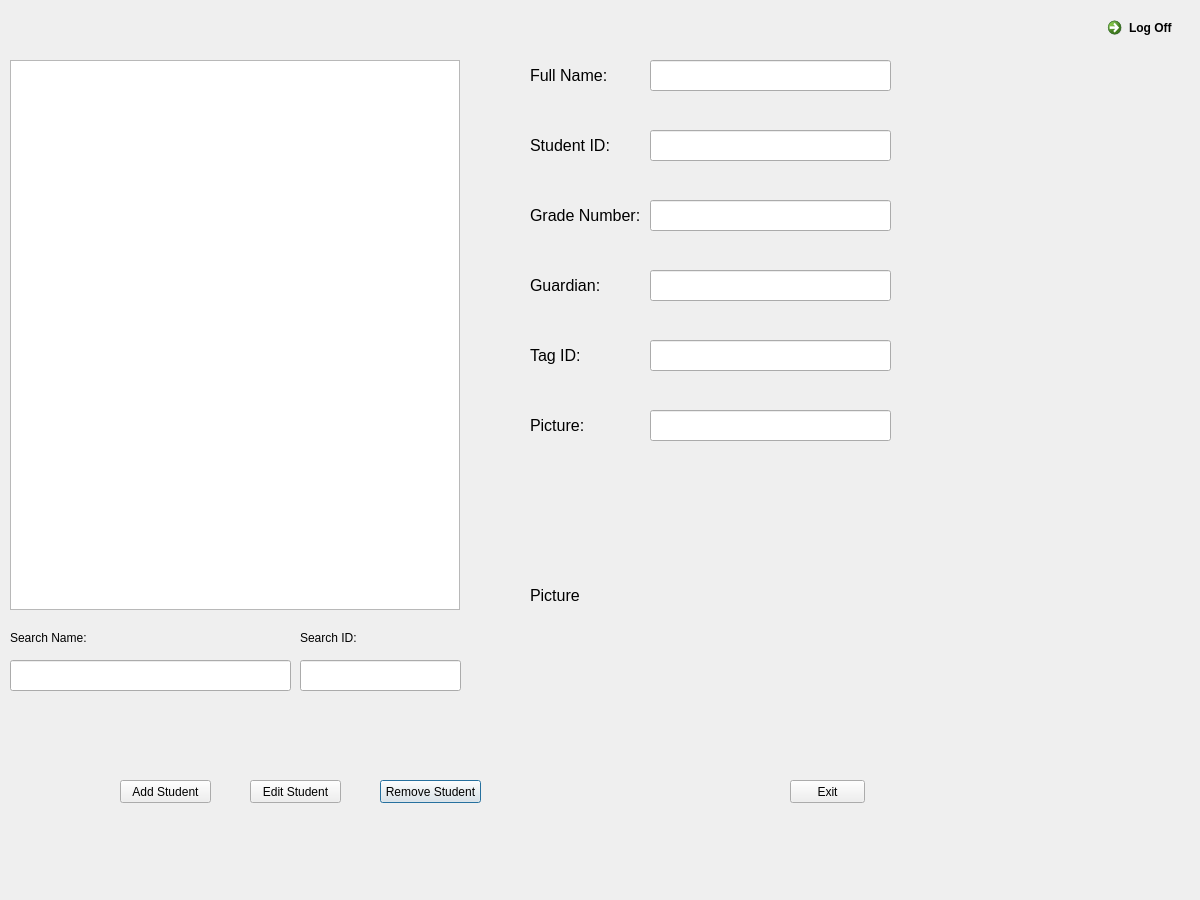
<?xml version="1.0" encoding="UTF-8"?>
<ui version="4.0">
 <class>StudentEdit</class>
 <widget class="QDialog" name="StudentEdit">
  <property name="geometry">
   <rect>
    <x>0</x>
    <y>0</y>
    <width>1200</width>
    <height>900</height>
   </rect>
  </property>
  <property name="maximumSize">
   <size>
    <width>1200</width>
    <height>900</height>
   </size>
  </property>
  <property name="windowTitle">
   <string>Student Edit</string>
  </property>
  <widget class="QLabel" name="StudentLabel_Grade">
   <property name="geometry">
    <rect>
     <x>530</x>
     <y>200</y>
     <width>121</width>
     <height>31</height>
    </rect>
   </property>
   <property name="font">
    <font>
     <pointsize>12</pointsize>
    </font>
   </property>
   <property name="text">
    <string>Grade Number:</string>
   </property>
  </widget>
  <widget class="QLineEdit" name="StudentText_Grade">
   <property name="geometry">
    <rect>
     <x>650</x>
     <y>200</y>
     <width>241</width>
     <height>31</height>
    </rect>
   </property>
   <property name="font">
    <font>
     <pointsize>12</pointsize>
    </font>
   </property>
  </widget>
  <widget class="QLineEdit" name="StudentText_Name">
   <property name="geometry">
    <rect>
     <x>650</x>
     <y>60</y>
     <width>241</width>
     <height>31</height>
    </rect>
   </property>
   <property name="font">
    <font>
     <pointsize>12</pointsize>
    </font>
   </property>
  </widget>
  <widget class="QLabel" name="StudentLabel_ID">
   <property name="geometry">
    <rect>
     <x>530</x>
     <y>130</y>
     <width>81</width>
     <height>31</height>
    </rect>
   </property>
   <property name="font">
    <font>
     <pointsize>12</pointsize>
    </font>
   </property>
   <property name="text">
    <string>Student ID:</string>
   </property>
  </widget>
  <widget class="QLabel" name="StudentLabel_Picture_2">
   <property name="geometry">
    <rect>
     <x>530</x>
     <y>460</y>
     <width>361</width>
     <height>271</height>
    </rect>
   </property>
   <property name="font">
    <font>
     <pointsize>12</pointsize>
    </font>
   </property>
   <property name="text">
    <string>Picture</string>
   </property>
  </widget>
  <widget class="QLabel" name="StudentLabel_SearchID">
   <property name="geometry">
    <rect>
     <x>300</x>
     <y>630</y>
     <width>91</width>
     <height>16</height>
    </rect>
   </property>
   <property name="text">
    <string>Search ID:</string>
   </property>
  </widget>
  <widget class="QLineEdit" name="StudentText_ID">
   <property name="geometry">
    <rect>
     <x>650</x>
     <y>130</y>
     <width>241</width>
     <height>31</height>
    </rect>
   </property>
   <property name="font">
    <font>
     <pointsize>12</pointsize>
    </font>
   </property>
  </widget>
  <widget class="QPushButton" name="StudentButton_Remove">
   <property name="geometry">
    <rect>
     <x>380</x>
     <y>780</y>
     <width>101</width>
     <height>23</height>
    </rect>
   </property>
   <property name="text">
    <string>Remove Student</string>
   </property>
  </widget>
  <widget class="QPushButton" name="StudentButton_Exit">
   <property name="geometry">
    <rect>
     <x>790</x>
     <y>780</y>
     <width>75</width>
     <height>23</height>
    </rect>
   </property>
   <property name="text">
    <string>Exit</string>
   </property>
  </widget>
  <widget class="QLineEdit" name="StudentSearch_ID">
   <property name="geometry">
    <rect>
     <x>300</x>
     <y>660</y>
     <width>161</width>
     <height>31</height>
    </rect>
   </property>
  </widget>
  <widget class="QPushButton" name="StudentButton_Edit">
   <property name="geometry">
    <rect>
     <x>250</x>
     <y>780</y>
     <width>91</width>
     <height>23</height>
    </rect>
   </property>
   <property name="text">
    <string>Edit Student</string>
   </property>
  </widget>
  <widget class="QCommandLinkButton" name="LogOffAdmin">
   <property name="geometry">
    <rect>
     <x>1100</x>
     <y>10</y>
     <width>187</width>
     <height>41</height>
    </rect>
   </property>
   <property name="text">
    <string>Log Off</string>
   </property>
  </widget>
  <widget class="QLineEdit" name="StudentText_RFID">
   <property name="geometry">
    <rect>
     <x>650</x>
     <y>340</y>
     <width>241</width>
     <height>31</height>
    </rect>
   </property>
   <property name="font">
    <font>
     <pointsize>12</pointsize>
    </font>
   </property>
  </widget>
  <widget class="QLineEdit" name="StudentText_GName">
   <property name="geometry">
    <rect>
     <x>650</x>
     <y>270</y>
     <width>241</width>
     <height>31</height>
    </rect>
   </property>
   <property name="font">
    <font>
     <pointsize>12</pointsize>
    </font>
   </property>
  </widget>
  <widget class="QLabel" name="StudentLabel_Name">
   <property name="geometry">
    <rect>
     <x>530</x>
     <y>60</y>
     <width>81</width>
     <height>31</height>
    </rect>
   </property>
   <property name="font">
    <font>
     <pointsize>12</pointsize>
    </font>
   </property>
   <property name="text">
    <string>Full Name:</string>
   </property>
  </widget>
  <widget class="QLabel" name="StudentLabel_Picture">
   <property name="geometry">
    <rect>
     <x>530</x>
     <y>410</y>
     <width>81</width>
     <height>31</height>
    </rect>
   </property>
   <property name="font">
    <font>
     <pointsize>12</pointsize>
    </font>
   </property>
   <property name="text">
    <string>Picture:</string>
   </property>
  </widget>
  <widget class="QLabel" name="StudentLabel_SearchName">
   <property name="geometry">
    <rect>
     <x>10</x>
     <y>630</y>
     <width>91</width>
     <height>16</height>
    </rect>
   </property>
   <property name="text">
    <string>Search Name:</string>
   </property>
  </widget>
  <widget class="QLineEdit" name="StudentText_Picture">
   <property name="geometry">
    <rect>
     <x>650</x>
     <y>410</y>
     <width>241</width>
     <height>31</height>
    </rect>
   </property>
   <property name="font">
    <font>
     <pointsize>12</pointsize>
    </font>
   </property>
  </widget>
  <widget class="QLineEdit" name="StudentSearch_Name">
   <property name="geometry">
    <rect>
     <x>10</x>
     <y>660</y>
     <width>281</width>
     <height>31</height>
    </rect>
   </property>
  </widget>
  <widget class="QLabel" name="StudentLabel_RFID">
   <property name="geometry">
    <rect>
     <x>530</x>
     <y>340</y>
     <width>81</width>
     <height>31</height>
    </rect>
   </property>
   <property name="font">
    <font>
     <pointsize>12</pointsize>
    </font>
   </property>
   <property name="text">
    <string>Tag ID:</string>
   </property>
  </widget>
  <widget class="QPushButton" name="StudentButton_Add">
   <property name="geometry">
    <rect>
     <x>120</x>
     <y>780</y>
     <width>91</width>
     <height>23</height>
    </rect>
   </property>
   <property name="text">
    <string>Add Student</string>
   </property>
  </widget>
  <widget class="QLabel" name="StudentLabel_GName">
   <property name="geometry">
    <rect>
     <x>530</x>
     <y>270</y>
     <width>81</width>
     <height>31</height>
    </rect>
   </property>
   <property name="font">
    <font>
     <pointsize>12</pointsize>
    </font>
   </property>
   <property name="text">
    <string>Guardian:</string>
   </property>
  </widget>
  <widget class="QListView" name="StudentView">
   <property name="geometry">
    <rect>
     <x>10</x>
     <y>60</y>
     <width>450</width>
     <height>550</height>
    </rect>
   </property>
  </widget>
 </widget>
 <resources/>
 <connections/>
</ui>
